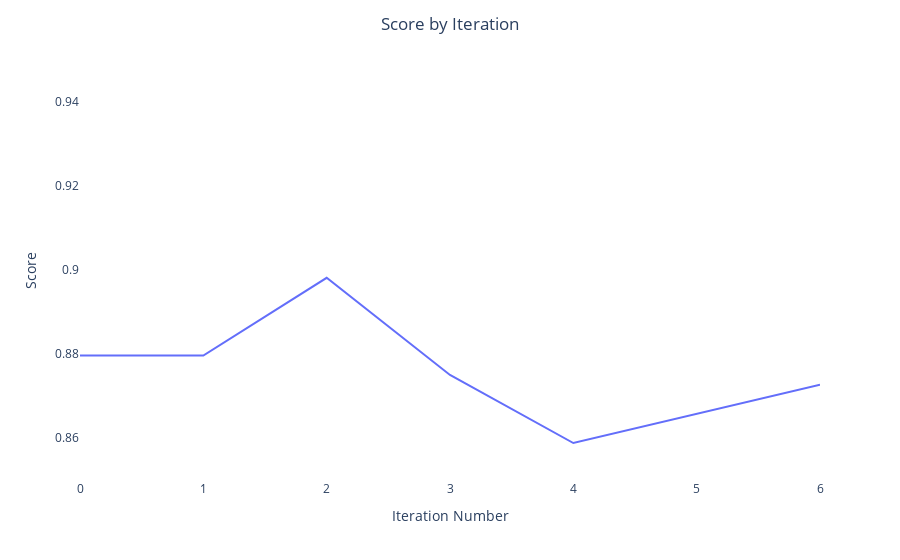

The cell this chart's notebook holds for it:
### Code cell
#PLots a line plot with the results using plotly
fig = px.line(results_pd, x=results_pd.index, y="Score")

fig.update_layout(height=500,                  
                  plot_bgcolor = 'white',
                  paper_bgcolor = 'white',
                  title = f'Score by Iteration',
                  title_x=0.5,
                  xaxis_title='Iteration Number', 
                  yaxis_title='Score',                   
                  hovermode="x unified"
                  )

fig.update_yaxes(range=[0.85, 0.95])
fig.update_traces(hovertemplate='Iteration: %{x}<br>Score: %{y}')
fig.show()

### Figure 1 — Plotly figure (JSON) as saved in the notebook; plotly's stock layout.template omitted (floating-point values rounded to 4 significant figures)
{"data": [{"hovertemplate": "Iteration: %{x}<br>Score: %{y}", "legendgroup": "", "line": {"color": "#636efa", "dash": "solid"}, "marker": {"symbol": "circle"}, "mode": "lines", "name": "", "orientation": "v", "showlegend": false, "type": "scatter", "x": [0, 1, 2, 3, 4, 5, 6], "xaxis": "x", "y": [0.8796, 0.8796, 0.8981, 0.875, 0.8588, 0.8657, 0.8727], "yaxis": "y"}], "layout": {"autosize": true, "hovermode": "x unified", "legend": {"tracegroupgap": 0}, "margin": {"t": 60}, "paper_bgcolor": "white", "plot_bgcolor": "white", "title": {"text": "Score by Iteration", "x": 0.5}, "xaxis": {"anchor": "y", "autorange": true, "domain": [0, 1], "range": [0, 6], "title": {"text": "Iteration Number"}, "type": "linear"}, "yaxis": {"anchor": "x", "domain": [0, 1], "range": [0.85, 0.95], "title": {"text": "Score"}, "type": "linear"}}}
